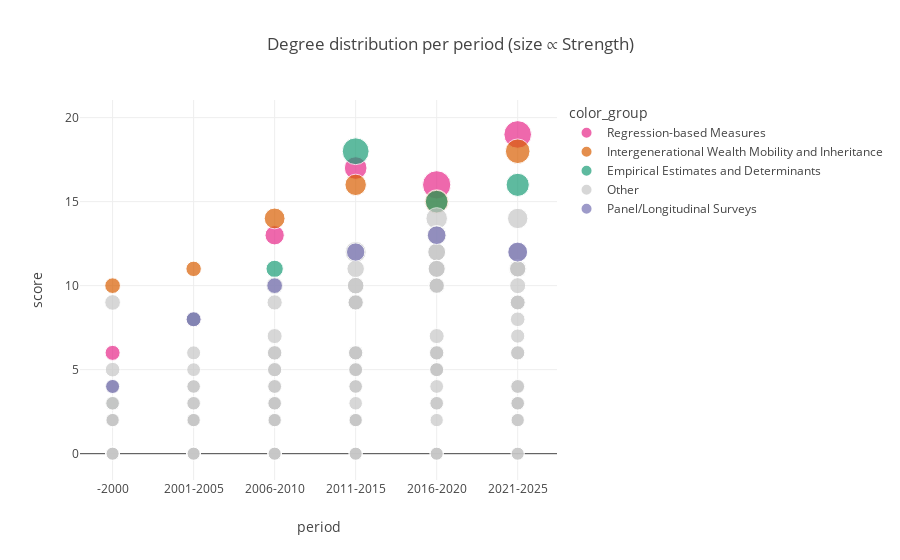
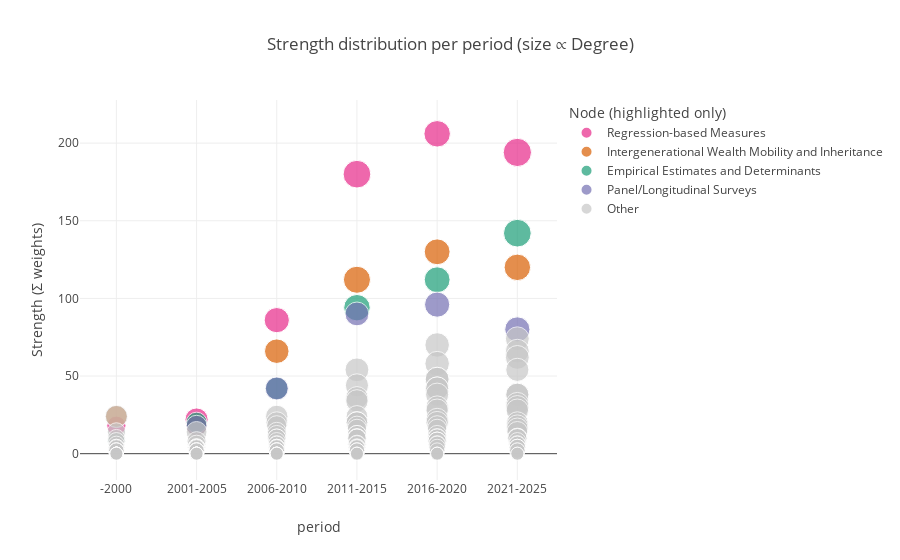
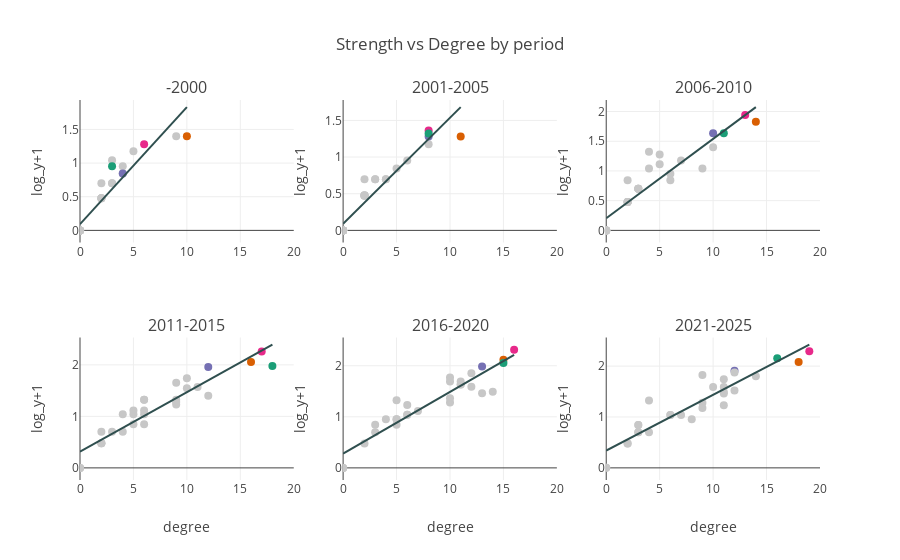

Here is the notebook cell these charts were saved with, in order:
### Code cell
import numpy as np
import pandas as pd
import plotly.express as px
import re
import unicodedata
import plotly.graph_objects as go
import plotly.subplots as sp


template_type = "none"
showlegend = True

def norm(s):
    if pd.isna(s): return s
    s = unicodedata.normalize("NFKC", str(s))
    s = re.sub(r"[\u2010\u2011\u2012\u2013\u2014\u2212]", "-", s)  # dash variants → "-"
    s = re.sub(r"\s+", " ", s).strip()
    return s

deg_df = all_top_degree_df.copy()
str_df = all_top_strength_df.copy()

if "strength" in str_df.columns:
    str_df = str_df.rename(columns={"strength": "score"})

deg_df["metric"] = "degree"
str_df["metric"] = "strength"

long_df = pd.concat(
    [deg_df[["kind","node","score","period","metric"]],
     str_df[["kind","node","score","period","metric"]]],
    ignore_index=True
)

long_df["node"] = long_df["node"].apply(norm)

# Period order
period_order = ["-2000", "2001-2005", "2006-2010", "2011-2015", "2016-2020", "2021-2025"]
long_df["period"] = pd.Categorical(long_df["period"], categories=period_order, ordered=True)

# ---- choose which nodes to color; everything else will be grey ----
HIGHLIGHTS = {"Intergenerational Wealth Mobility and Inheritance", "Regression-based Measures", "Empirical Estimates and Determinants", "Panel/Longitudinal Surveys"}

# Build a color group: each highlighted node gets its own label; all others -> "Other"
long_df["color_group"] = np.where(long_df["node"].isin(HIGHLIGHTS), long_df["node"], "Other")

# Assign Dark2 colors to highlighted nodes; grey for "Other"
palette = {name: px.colors.qualitative.Dark2[i % len(px.colors.qualitative.Dark2)] for i, name in enumerate(sorted(HIGHLIGHTS))}
palette["Other"] = "#C7C7C7"

# ---------------------------
# Helpers: size scaling
# ---------------------------
def scaled_size(series, min_size=6, max_size=28, transform=None):
    """Return a numpy array of marker sizes from a pandas Series."""
    x = series.astype(float).to_numpy()
    if transform is not None:
        x = transform(x)
    if x.size == 0:
        return x
    lo, hi = np.nanmin(x), np.nanmax(x)
    if not np.isfinite(lo) or not np.isfinite(hi) or hi - lo < 1e-12:
        return np.full_like(x, (min_size + max_size) / 2.0)
    return min_size + (x - lo) / (hi - lo) * (max_size - min_size)

# Make per-metric size columns (global scaling across periods for comparability)
deg_mask = long_df["metric"] == "degree"
str_mask = long_df["metric"] == "strength"

sizes_deg = pd.Series(index=long_df.index, dtype=float)
sizes_str = pd.Series(index=long_df.index, dtype=float)

sizes_deg.loc[deg_mask] = scaled_size(long_df.loc[str_mask, "score"], min_size=6, max_size=28, transform=None)
# strength: use sqrt to compress heavy tail
sizes_str.loc[str_mask] = scaled_size(long_df.loc[deg_mask, "score"], min_size=6, max_size=28, transform=None)

long_df["size_deg"] = sizes_deg
long_df["size_str"] = sizes_str

# ------------------------------
# A) Beeswarm / strip: Degree over periods (size by degree)
# ------------------------------
df_deg = long_df[deg_mask].copy()

fig_degree_strip = px.scatter(
    df_deg,
    x="period", y="score",
    color="color_group",
    size = "size_deg",
    hover_data=["node","kind","score"],
    category_orders={"period": period_order},
    color_discrete_map=palette,
    title="Degree distribution per period (size ∝ Strength)" # intentional: size by strength for degree plot
)
fig_degree_strip.update_layout(
    template=template_type, 
    showlegend=showlegend,
    # plot_bgcolor = "rgba(0,0,0,0)", 
    # paper_bgcolor = "rgba(0,0,0,0)",
    )

# ------------------------------
# B) Beeswarm / strip: Strength over periods 
# ------------------------------
df_str = long_df[str_mask].copy()

fig_strength_strip = px.scatter(
    df_str,
    x="period", y="score",
    color="color_group",
    size = "size_str",
    hover_data=["node","kind","score"],
    category_orders={"period": period_order},
    color_discrete_map=palette,
    title="Strength distribution per period (size ∝ Degree)", # intentional: size by degree for strength plot
    # log_y=True,
)

fig_strength_strip.update_layout(
    yaxis_title="Strength (Σ weights)",
    legend_title_text="Node (highlighted only)"
)

fig_strength_strip.update_layout(
    template=template_type, 
    showlegend=showlegend,
    # plot_bgcolor = "rgba(0,0,0,0)", 
    # paper_bgcolor = "rgba(0,0,0,0)"
    )

# ------------------------------
# C) Strength vs Degree scatter, faceted by period (optional)
# ------------------------------
deg_p = long_df[deg_mask][["period","node","kind","score","color_group"]].rename(columns={"score":"degree"})
str_p = long_df[str_mask][["period","node","score"]].rename(columns={"score":"strength"})
sd = deg_p.merge(str_p, on=["period","node"], how="inner")

sd['log_y+1']= np.log10(sd["strength"] + 1)
sd = sd.sort_values(by=["period","degree"], ascending=[True,False])

fig_sd = sp.make_subplots(rows=2, cols=3, subplot_titles=period_order)

for idx, period in enumerate(period_order):
    if period not in sd['period'].values:
        continue
        
    period_data = sd[sd['period'] == period]
    
    # Calculate row and col based on period_order index
    col = idx % 3 + 1
    row = idx // 3 + 1
    
    # Add scatter points
    fig_sd.add_trace(go.Scatter(
        x=period_data['degree'], 
        y=period_data['log_y+1'],
        mode='markers',
        marker=dict(
            size=8,
            color=[palette.get(cg, "#C7C7C7") for cg in period_data['color_group']]
        ),
        hovertemplate=
            "Node: %{customdata[0]}<br>" +
            "Kind: %{customdata[1]}<br>" +
            "Degree: %{x}<br>" +
            "Strength: %{customdata[2]}<br>" +
            "<extra></extra>",
        customdata=np.stack((period_data['node'], period_data['kind'], period_data['strength']), axis=-1),
        showlegend=False
    ), row=row, col=col)  # Added row and col here
    
    # Calculate OLS fit
    z = np.polyfit(period_data['degree'], period_data['log_y+1'], 1)
    p = np.poly1d(z)
    x_trend = np.linspace(period_data['degree'].min(), period_data['degree'].max(), 100)
    y_trend = p(x_trend)
    
    # Add trendline
    fig_sd.add_trace(
        go.Scatter(
            x=x_trend, y=y_trend,
            mode='lines',
            line=dict(color='DarkSlateGrey', width=2),
            showlegend=False,
            hoverinfo='skip',
        ),
        row=row, col=col
    )

fig_sd.update_layout(
    template=template_type, 
    showlegend=showlegend,
    title_text="Strength vs Degree by period",
    
)

fig_sd.update_xaxes(range=[0, 20])
fig_sd.update_xaxes(title_text="degree", row=2)
fig_sd.update_yaxes(title_text="log_y+1")

fig_sd.update_layout(template=template_type, showlegend=showlegend, 
                    #  plot_bgcolor = "rgba(0,0,0,0)", 
                    #  paper_bgcolor = "rgba(0,0,0,0)"
                     )

fig_degree_strip.show()
fig_strength_strip.show()
fig_sd.show()
# fig_sd_simple.show()

# fig_degree_strip.write_html(f"{path}/results/feature-only-KG/img/degree_over_time.html")
# fig_strength_strip.write_html(f"{path}/results/feature-only-KG/img/strength_over_time.html")
# fig_sd.write_html(f"{path}/results/feature-only-KG/img/strength_vs_degree.html")

# fig_degree_strip.write_image(f"{path}/results/feature-only-KG/img/degree_over_time_legend.png", width=800, height=600, scale=2)
# fig_strength_strip.write_image(f"{path}/results/feature-only-KG/img/strength_over_time_legend.png", width=800, height=600, scale=2)
# fig_sd.write_image(f"{path}/results/feature-only-KG/img/strength_vs_degree_legend.png", width=1200, height=800, scale=2)
